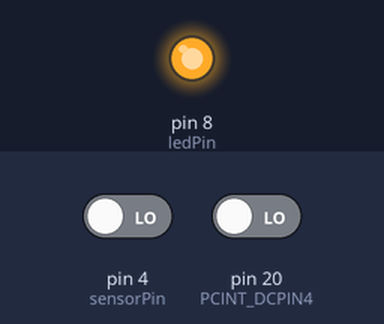
Bench run of a sketch on a simulated Arduino Uno, built with avr-gcc and run on an emulated ATmega328P. Parts: output pins drawn as LEDs (lit = HIGH). The test bench sets the inputs (shaded band); at power-on: pin 4 (sensorPin) LOW, pin 20 (PCINT_DCPIN4) LOW. Sleep ends after the set time or at an interrupt; no radio packets arrive unless stated; pins used as bus, display or sensor lines are not drawn.

Above: at 0.01 s.
At 24.0 s:
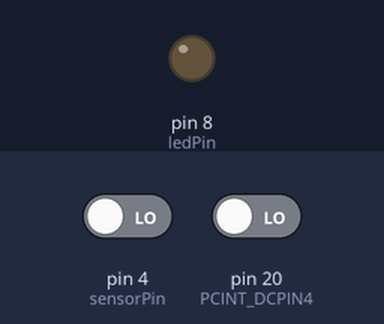
Timing chart, 0 to 25.5 s (numbered marks = the images above):
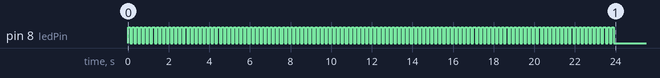

The sketch:

sensor_node.ino
```cpp
// LIBRARIES
#include <nRF24L01.h>
#include <RF24.h> //Library for nRF24L01
#include <SPI.h> //nRF24L01 uses SPI communication
#include <avr/sleep.h>
#include "PinChangeInterrupt.h"

// WRITE ADDRESSES TO ACTUATOR NODE(uncomment the one you need)

//// FOR SENSOR NODE 1
//const uint64_t wAddress = 0xB00B1E50C1LL;

//// FOR SENSOR NODE 2
//const uint64_t wAddress = 0xB00B1E50C2LL;

// FOR SENSOR NODE 3
const uint64_t wAddress = 0xB00B1E50C3LL;

//// FOR SENSOR NODE 4
//const uint64_t wAddress = 0xB00B1E50C4LL;


// NRF24L01
RF24 radio(9, 10); //create object to control and communicate with nRF24L01
byte payload = 0; //initialize variable payload

// I/O PINS
#define sensorPin 4
const int ledPin = 8; //LED on digital pin 8
const int PCINT_DCPIN4 = 20; // Assigned PCINT for PD4

// INTERRUPT STATUS
volatile int previousState;
volatile int currentState;


void setup() {
    // setup NRF24L01
    SPI.begin(); //start SPI communication
    radio.begin(); //start nRF24L01 communication and control
    radio.openWritingPipe(wAddress); //open writing or transmit pipe
    radio.stopListening(); //go into transmit mode
    radio.powerDown();

    // setup pins
    pinMode(ledPin, OUTPUT); // set ditital pin 8 as output control status LED
    pinMode(sensorPin, INPUT); // set digital pin 4 as input PIR Sensor

    // LED blinks until PIR sensor is stabilized
    for( int i = 1; i <= 120; i++){
        digitalWrite(ledPin, HIGH);
        delay(100);
        digitalWrite(ledPin, LOW);
        delay(100);
    }

    // Get the initial states
    currentState = digitalRead(sensorPin);
    previousState = currentState;

}

void loop() {

    // enter here when sensor node detects a motion
    if(currentState != previousState)
    {
        //change the motion status
        previousState = currentState;

        //send the motion status to the base node
        radio.powerUp();
        payload = (byte)currentState;
        radio.write(&payload, 1);
        radio.powerDown();

        //turn on the led for 1 second upon sending the motion status
        digitalWrite(ledPin, HIGH);
        delay(1000);
        digitalWrite(ledPin, LOW);
    }

    delay(50);
    hibernate(); // go to sleep - call sleeping function
}

void wakeUpNow(){
    // change motion sensor state from ON to OFF and vice versa.
    currentState = !previousState;
}


void hibernate(){
    set_sleep_mode(SLEEP_MODE_PWR_DOWN); // lowest power consumption mode
    ADCSRA &= ~(1 << 7); // disable ADC
    sleep_enable();
    sleep_bod_disable();
    attachPCINT(20, wakeUpNow, CHANGE);
    sleep_mode();
    sleep_disable();
    //detachPCINT(PCINT_DCPIN4);
}

// END
```
